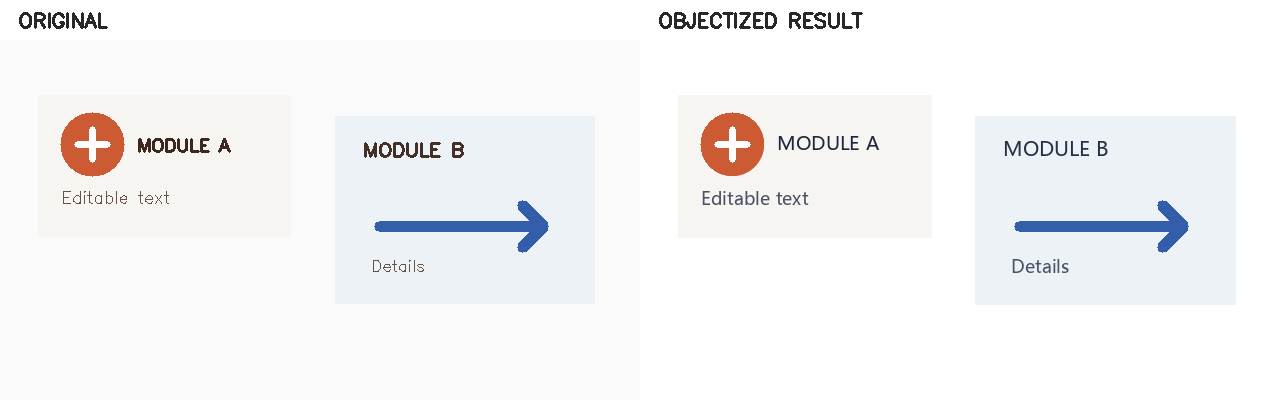
#> input picture backend/tests/fixtures/complex_modules_compare.png, 1280 x 400 px
$ python -i residual_objects.py   (imports and definitions only)
#> lines starting #> are read from the running program, lines starting #| are printed output that depends on the picture; after the words box and inside, x2 and y2 are one past the last pixel; in counts of white or black regions, pixels touching at a corner belong together
"""Extract unowned source detail as bounded, movable transparent image assets."""

from __future__ import annotations
from app.utils import image_io

from pathlib import Path

import cv2
import numpy as np


# [81 lines left out: functions extract_residual_objects, _small_solid_decoration, not called in this run]


def visual_candidate_mask(source: np.ndarray) -> np.ndarray:
    """Find visual content without merging a subtly tinted page into one region."""
    baseline = _border_color(source)
    difference = np.max(np.abs(source.astype(np.int16) - baseline), axis=2)
    candidate = difference >= 5
    hsv = cv2.cvtColor(source, cv2.COLOR_BGR2HSV)
    background_hsv = cv2.cvtColor(np.uint8([[baseline.astype(np.uint8)]]), cv2.COLOR_BGR2HSV)[0, 0]
    pale_background = int(background_hsv[2]) >= 235 and int(background_hsv[1]) <= 25
    saturation_floor = max(6, int(background_hsv[1]) + 2)
    diffuse_candidate = float(np.mean(candidate)) >= 0.70
    neutral_plates = (_neutral_local_surfaces(hsv, saturation_floor, min_contrast=5 if diffuse_candidate else 1)
                      if pale_background else np.zeros(candidate.shape, np.bool_))
    if not diffuse_candidate:
        return candidate | neutral_plates
    # A near-white gradient can differ from the sampled border by five levels
    # across most of a page. Preserve chromatic and dark artwork while dropping
    # that diffuse wash. Bounded pale surfaces remain detectable on simpler pages.
    if not pale_background:
        return candidate
    dark_ceiling = min(235, int(background_hsv[2]) - 16)
    chromatic_or_dark = (hsv[:, :, 1] >= saturation_floor) | (hsv[:, :, 2] <= dark_ceiling)
    return (candidate & chromatic_or_dark) | neutral_plates


def _neutral_local_surfaces(hsv: np.ndarray, saturation_floor: int, *, min_contrast: int = 5) -> np.ndarray:
    """Recover bounded pale gray plates without claiming a page-wide wash."""
    height, width = hsv.shape[:2]
    band = max(4, round(width * 0.04))
    edge_values = np.concatenate((hsv[:, :band, 2], hsv[:, -band:, 2]), axis=1)
    row_value = np.median(edge_values, axis=1).astype(np.int16)
    darker = row_value[:, None] - hsv[:, :, 2].astype(np.int16) >= min_contrast
    mask = np.uint8((hsv[:, :, 1] < saturation_floor) & darker) * 255
    mask = cv2.morphologyEx(mask, cv2.MORPH_OPEN, np.ones((3, 3), np.uint8))
    count, labels, stats, _ = cv2.connectedComponentsWithStats(mask, 8)
    accepted = np.zeros((height, width), np.bool_)
    minimum = max(24, round(width * height * 0.00002))
    for label in range(1, count):
        x, y, w, h, pixels = [int(value) for value in stats[label]]
        area = w * h
        if pixels < minimum or w < 4 or h < 4 or area > width * height * 0.4:
            continue
        # A narrow neutral strip that runs along most of a page edge is part
        # of the page environment. Row-relative contrast can otherwise make
        # an inset page margin look like a missing movable card. Short edge
        # aligned title plates remain eligible below.
        if ((x == 0 or x + w >= width) and w <= max(4, round(width * 0.012))
                and h >= height * 0.10):
            continue
        # A bounded title plate may touch a page edge. Reject only components
        # spanning the whole page; the area cap above excludes broad washes.
        margin_x, margin_y = max(2, round(width * 0.02)), max(2, round(height * 0.02))
        if x < margin_x and y < margin_y and x + w > width - margin_x and y + h > height - margin_y:
            continue
        # A skyline, mountain ridge, or pale map silhouette is locally
        # bounded but intentionally irregular. Rectangular fill density is
        # too strict for these visual assets; the row-relative contrast and
        # page-area checks above already reject diffuse page washes.
        if pixels / max(1, area) < 0.35:
            continue
        accepted[labels == label] = True
    return accepted


def dense_visual_artwork(source: np.ndarray) -> bool:
    """Distinguish a detailed full-slide visual from a smooth page wash."""
    candidate = visual_candidate_mask(source)
    candidate_fraction = float(np.mean(candidate))
    if candidate_fraction < 0.85:
        return False
    edges = cv2.Canny(source, 50, 130)
    color_variation = float(np.max(np.std(source[candidate].astype(np.float32), axis=0)))
    return float(np.mean(edges != 0)) >= 0.025 or color_variation >= 18


# [20 lines left out: functions _page_environment, is_meaningful_stroke, not called in this run]


def _border_color(source: np.ndarray) -> np.ndarray:
    height, width = source.shape[:2]
    band = max(2, min(height, width) // 100)
    border = np.concatenate((source[:band].reshape(-1, 3), source[-band:].reshape(-1, 3), source[:, :band].reshape(-1, 3), source[:, -band:].reshape(-1, 3)))
    colors = ((border.astype(np.uint16) + 8) // 16).clip(0, 15)
    packed = (colors[:, 0] << 8) | (colors[:, 1] << 4) | colors[:, 2]
    dominant = int(np.bincount(packed.astype(np.int32), minlength=4096).argmax())
    selected = border[packed == dominant]
    return np.median(selected, axis=0).astype(np.int16)


# [120 lines left out: functions _group_components, _split_component, _fill_enclosed_surface, _card_like_outline, not called in this run]

>>> import cv2
>>> picture = cv2.imread('../../../tests/fixtures/complex_modules_compare.png')
#> picture is the input picture: shape (400, 1280, 3); mean B, G, R 245, 244.3, 244.3
>>> result = dense_visual_artwork(picture)
#> in _border_color, `packed = (colors[:, 0] << 8) | (colors[:, 1] << 4) | colors[:, 2]`: packed = 13440 values from 4095 to 4095
#> in _border_color, `dominant = int(np.bincount(packed.astype(np.int32), minlength=4096).ar..`: dominant = 4095
#> in visual_candidate_mask, `baseline = _border_color(source)`: baseline = [255, 255, 255]
#> in visual_candidate_mask, `difference = np.max(np.abs(source.astype(np.int16) - baseline), axis=2)`:
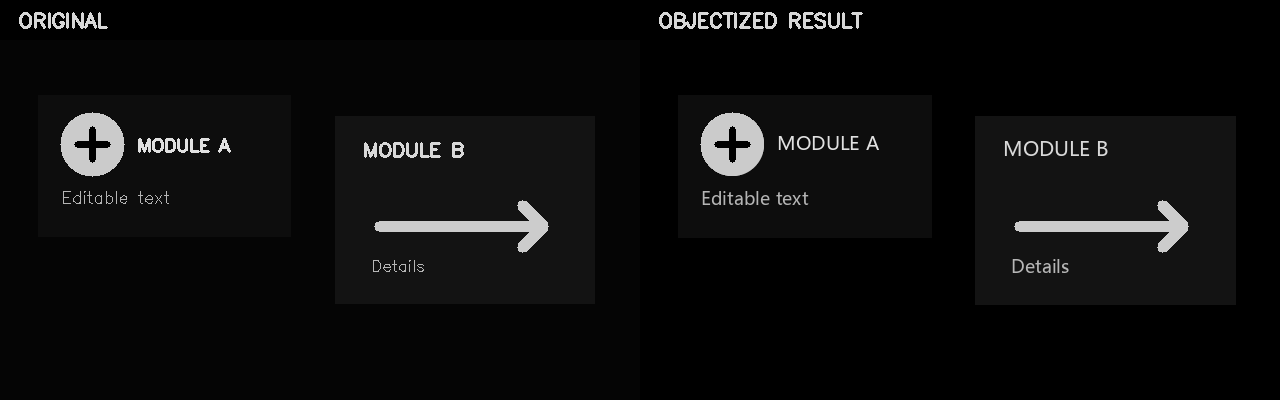
#> difference: shape (400, 1280) int16; min 0, max 224, mean 13
#> in visual_candidate_mask, `candidate = difference >= 5`:
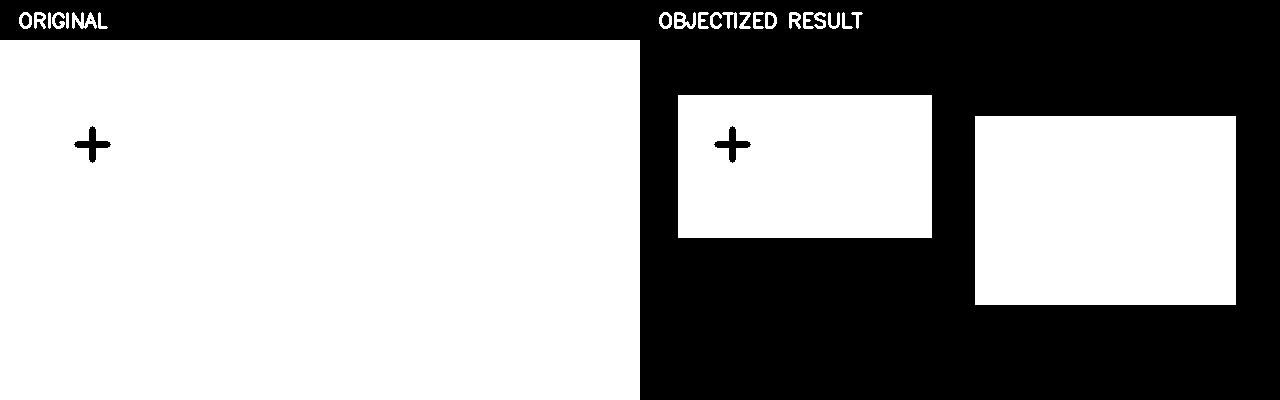
#> candidate: shape (400, 1280) bool; 62% white; 11 black regions (1 under 20 px), largest, box (x1, y1, x2, y2) and area: (0, 0, 1280, 400) 193342, (74, 126, 111, 163) 429, (714, 126, 751, 163) 429
#> in visual_candidate_mask, `hsv = cv2.cvtColor(source, cv2.COLOR_BGR2HSV)`: hsv: shape (400, 1280, 3); mean H, S, V 22.1, 6.8, 247.4
#> in visual_candidate_mask, `background_hsv = cv2.cvtColor(np.uint8([[baseline.astype(np.uint8)]]),..`: background_hsv = [0, 0, 255]
#> in visual_candidate_mask, `pale_background = int(background_hsv[2]) >= 235 and int(background_hsv..`: pale_background = True
#> in visual_candidate_mask, `saturation_floor = max(6, int(background_hsv[1]) + 2)`: saturation_floor = 6
#> in visual_candidate_mask, `diffuse_candidate = float(np.mean(candidate)) >= 0.70`: diffuse_candidate = False
#> in _neutral_local_surfaces, `edge_values = np.concatenate((hsv[:, :band, 2], hsv[:, -band:, 2]), ax..`:
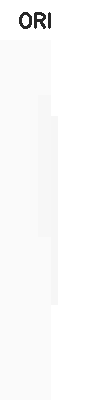
#> edge_values: shape (400, 102); min 40, max 255, mean 250.8
#> in _neutral_local_surfaces, `row_value = np.median(edge_values, axis=1).astype(np.int16)`: row_value = 400 values, max 255 at index 0, min 250 at index 116, mean 251.4
#> in _neutral_local_surfaces, `darker = row_value[:, None] - hsv[:, :, 2].astype(np.int16) >= min_con..`:
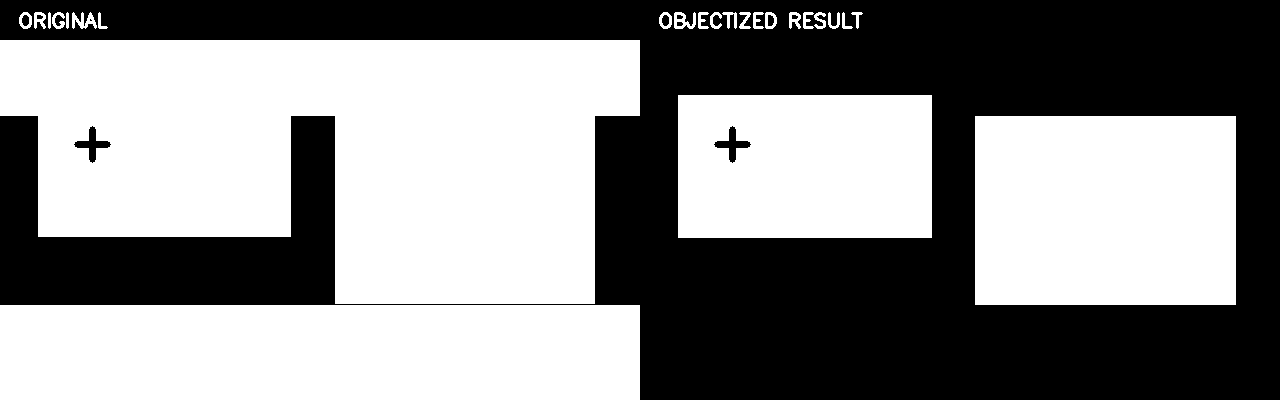
#> darker: shape (400, 1280) bool; 53.9% white; 11 black regions (1 under 20 px), largest, box (x1, y1, x2, y2) and area: (0, 0, 1280, 400) 234809, (74, 126, 111, 163) 429, (714, 126, 751, 163) 429
#> in _neutral_local_surfaces, `mask = np.uint8((hsv[:, :, 1] < saturation_floor) & darker) * 255`:
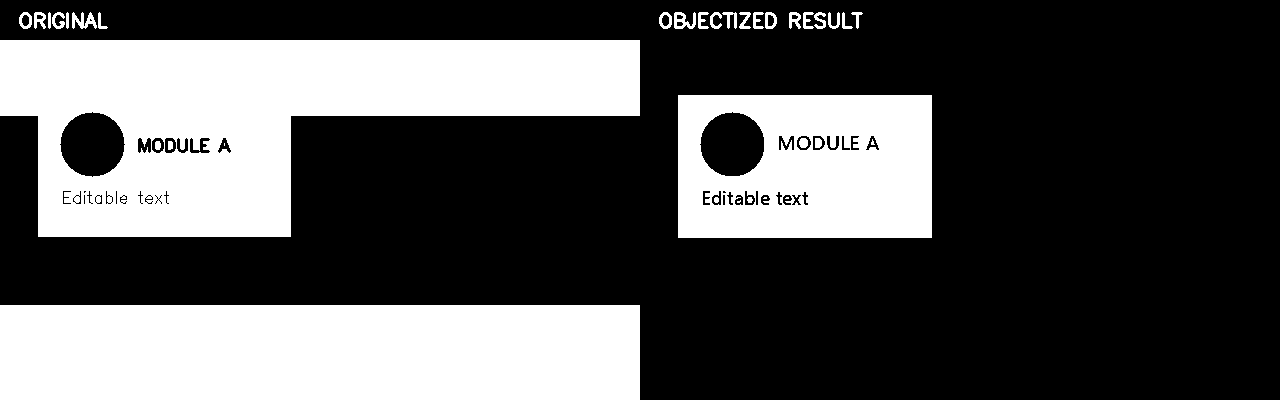
#> mask: shape (400, 1280); 33.3% white; 35 white regions (5 under 20 px), largest, box (x1, y1, x2, y2) and area: (0, 40, 640, 237) 75004, (0, 305, 640, 400) 60800, (678, 95, 932, 238) 31783
#> in _neutral_local_surfaces, `mask = cv2.morphologyEx(mask, cv2.MORPH_OPEN, np.ones((3, 3), np.uint8))`:
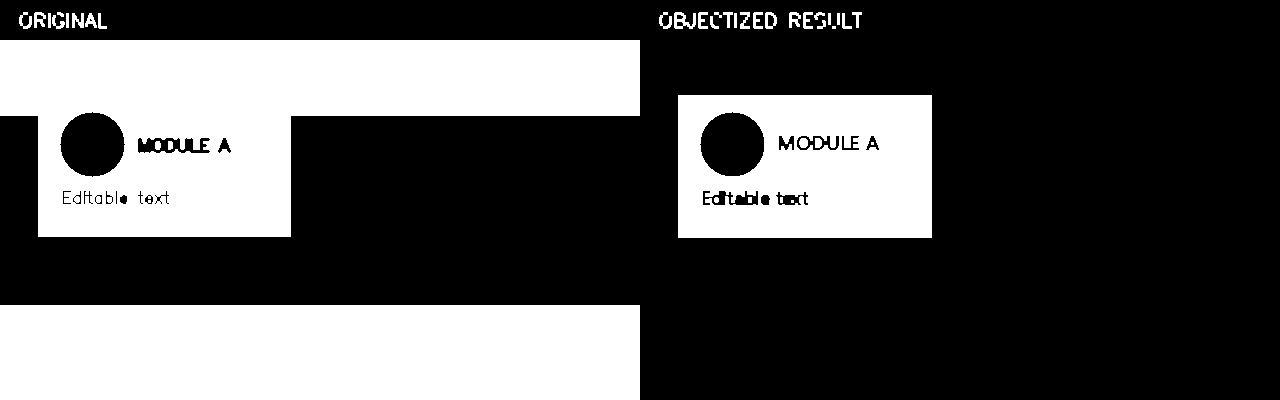
#> mask: shape (400, 1280); 33.1% white; 40 white regions (4 under 20 px), largest, box (x1, y1, x2, y2) and area: (0, 40, 640, 237) 74869, (0, 305, 640, 400) 60800, (678, 95, 932, 238) 31596
#> in _neutral_local_surfaces, `count, labels, stats, _ = cv2.connectedComponentsWithStats(mask, 8)`:
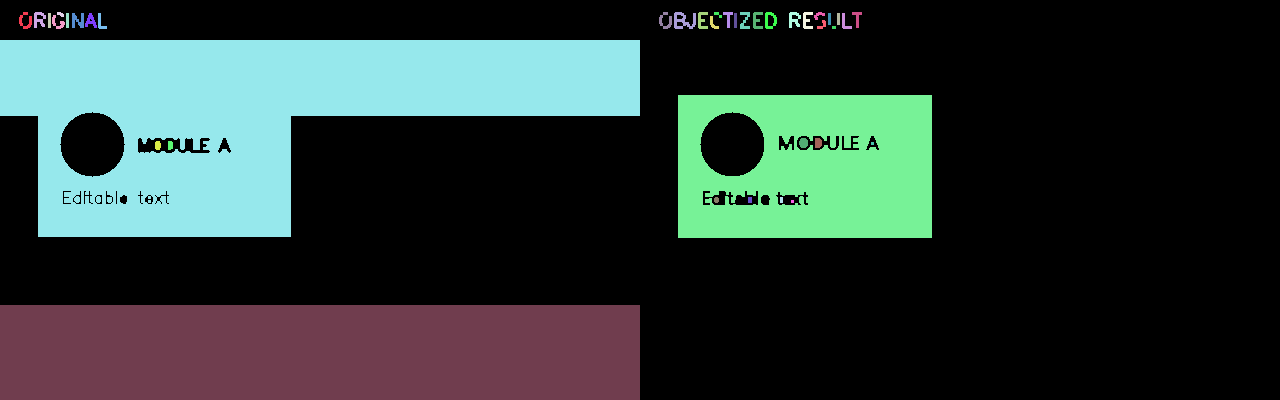
#> labels: shape (400, 1280) int32; 41 distinct labels, from 0 to 40; one colour per label, 0 black
#> in _neutral_local_surfaces, `count, labels, stats, _ = cv2.connectedComponentsWithStats(mask, 8)`: count = 41; stats = 41 rows, first 6: [0, 0, 1280, 400, 342291], [19, 12, 13, 17, 102], [34, 12, 12, 16, 116], [48, 13, 3, 15, 45], [57, 12, 7, 5, 24], [66, 13, 3, 15, 45]
#> the loop in _neutral_local_surfaces, `for label in range(1, count):` made 40 passes
#> (x, y, w, h, pixels, area) on passes 1 to 12: (19, 12, 13, 17, 102, 221), (34, 12, 12, 16, 116, 192), (48, 13, 3, 15, 45, 45), (57, 12, 7, 5, 24, 35), (66, 13, 3, 15, 45, 45), (72, 13, 12, 15, 120, 180), (85, 13, 12, 15, 93, 180), (98, 13, 9, 16, 65, 144), (659, 12, 13, 17, 102, 221), (674, 12, 22, 17, 207, 374), (698, 12, 10, 17, 103, 170), (714, 12, 8, 6, 24, 48)
#> in dense_visual_artwork, `candidate_fraction = float(np.mean(candidate))`: candidate_fraction = 0.62
#> result = False
